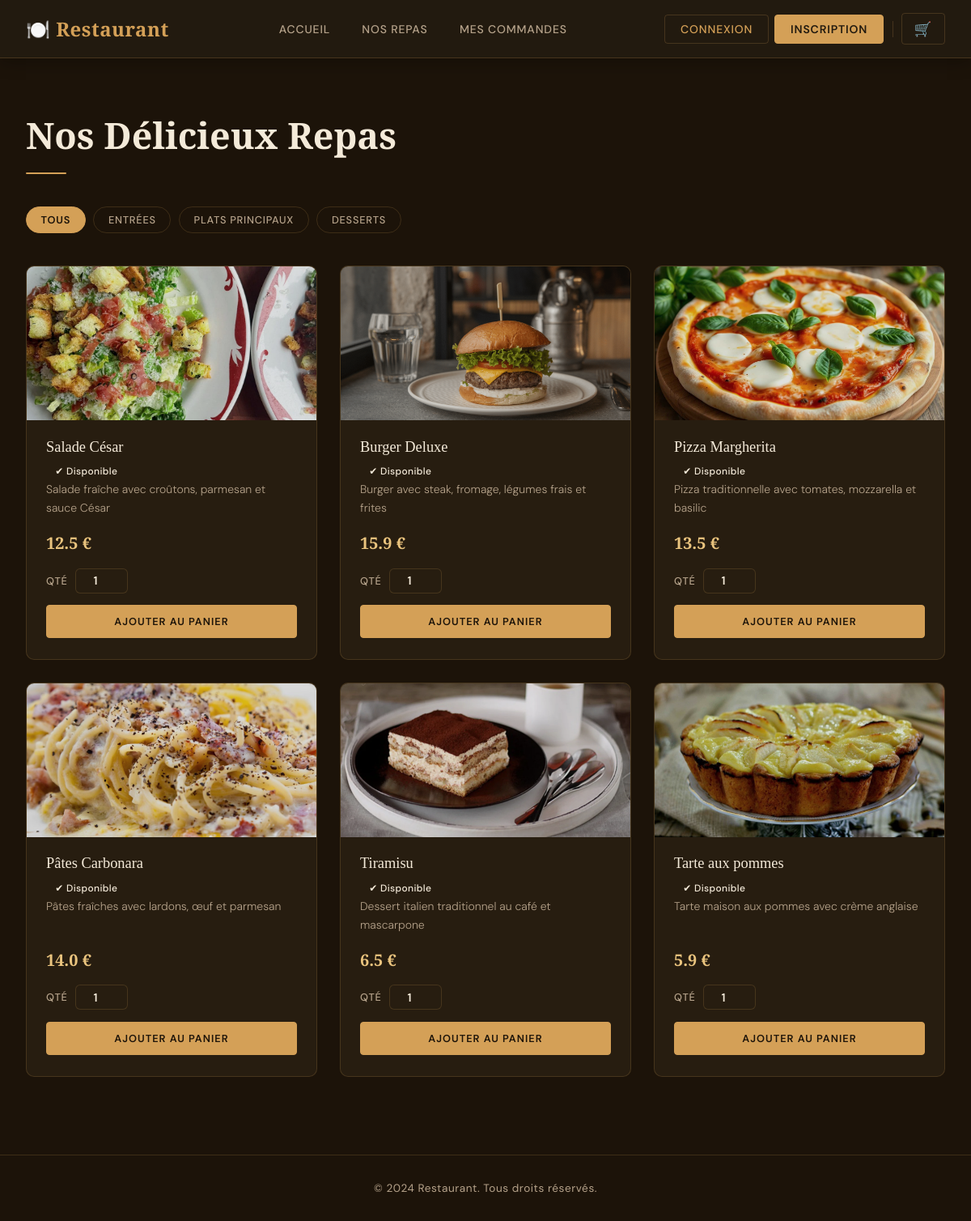
/repas, run on the app's committed database.
### tables this page shows
CREATE TABLE repas(
    id INTEGER PRIMARY KEY AUTOINCREMENT,
    nom TEXT NOT NULL,
    description TEXT NOT NULL,
    prix REAL NOT NULL,
    categorie BOOLEAN NOT NULL,
    statut TEXT NOT NULL DEFAULT disponible,
    quantite INTEGER NOT NULL DEFAULT 0,
    created_at TIMESTAMP DEFAULT CURRENT_TIMESTAMP
);

### app/controllers/RepasController.py (the view)
    @app.route('/repas', methods=['GET'])
    def repas():
        cs = RepasService()
        repas_name = request.form.get("repas_name", "")
        repas = cs.getRepasByNom(repas_name)
        metadata = {}
        if len(repas) != 1:
            metadata["title"] = "results"
        else:
            metadata["title"] = repas[0].nom
        return render_template("repas.html", repas=repas, metadata=metadata)

### app/__init__.py (called while the page is built)
@app.context_processor
def inject_panier_count():
    try:
        from app.services.PanierService import PanierService
        ps = PanierService()
        p = ps.getAllPanier()
        return {'panier_count': p.count}  # ✅ lit depuis SQLite
    except:
        return {'panier_count': 0}

### app/models/PanierDAO.py (called while the page is built, shortened)
    def _getDbConnection(self):
        connection = sqlite3.connect(self.databasename)
        connection.row_factory = sqlite3.Row
        return connection

    def _initTable(self):
        connection = self._getDbConnection()
        cursor = connection.cursor()
        query = """
            CREATE TABLE IF NOT EXISTS paniers (
                id     INTEGER PRIMARY KEY AUTOINCREMENT,
                items  TEXT    NOT NULL DEFAULT '[]',
                total  REAL    NOT NULL DEFAULT 0.0,
                count  INTEGER NOT NULL DEFAULT 0
            )
        """
        cursor.execute(query)
        connection.commit()
        connection.close()

    def findAll(self):
        connection = self._getDbConnection()
        cursor = connection.cursor()
        cursor.execute("SELECT * FROM paniers")
        row = cursor.fetchone()
        connection.close()
        return Panier({'id': None, 'items': [], 'total': 0.0, 'count': 0})

### app/models/RepasDAO.py (called while the page is built)
    def getDbconnection(self):
        connection = sqlite3.connect(self.databasename)
        connection.row_factory = sqlite3.Row
        return connection

    def findByNom(self, nom):
        connection = self.getDbconnection()
        cursor = connection.cursor()
        query = "SELECT * FROM repas WHERE nom LIKE ?"
        rows = cursor.execute(query, (f"%{nom}%",)).fetchall()
        connection.close()
        return  [Repas(dict(row)) for row in rows]

### app/services/PanierService.py (called while the page is built)
    def getAllPanier(self):
        res = self.pdao.findAll()
        return res

### app/services/RepasService.py (called while the page is built)
    def getRepasByNom(self, name):
        res = self.rdao.findByNom(name)
        if type(res) is not list:
            res = [res]
        return res

### app/templates/repas.html (shortened to what this page needs)
{% extends 'layout.html' %}
{% block content %}
<main class="main-content">
    <div class="container">
        <h1>Nos Délicieux Repas</h1>
        <form method="GET" action="{{ url_for('categorie') }}">
            <div class="filters">
                <button class="filter-btn {% if not request.args.get('cat') %}active{% endif %}" name="cat" value="tous">Tous</button>
                <button class="filter-btn {% if request.args.get('cat') == 'Entrées' %}active{% endif %}" name="cat" value="Entrées">Entrées</button>
                <button class="filter-btn {% if request.args.get('cat') == 'Plats principaux' %}active{% endif %}" name="cat" value="Plats principaux">Plats principaux</button>
                <button class="filter-btn {% if request.args.get('cat') == 'Desserts' %}active{% endif %}" name="cat" value="Desserts">Desserts</button>
            </div>
        </form>
        <div class="meals-grid">
            {% for r in repas %}
                {% set repasname = r.nom|lower|replace(" ", "_") %}
                {% set imgsrc = url_for("static", filename="img/" ~ repasname ~ ".jpg") %}
                <div class="meal-card">
                    <div class="meal-img-wrapper">
                        <img src="{{ imgsrc }}" alt="{{ r.nom }}">
                    </div>
                    <div class="meal-info">
                        <h3>{{ r.nom }}</h3>
                        {% if r.statut == 'disponible' %}
                            <span class="statut-badge disponible">✔ Disponible</span>
                        {% else %}
                            <span class="statut-badge indisponible">✖ Indisponible</span>
                        {% endif %}
                        <p>{{ r.description }}</p>
                        <div class="meal-price">{{ r.prix }} €</div>
                        <form method="POST" action="{{url_for('ajouter')}}">
                            <div class="quantite-wrapper">
                                <label class="quantite-label" for="quantite_{{ r.id }}">Qté</label>
                                <input type="number" name="quantite" id="quantite_{{ r.id }}"
                                    value="1" min="1" max="{{r.quantite}}" class="quantite-input">
                            </div>
                            <button type="submit" class="btn btn-primary"
                                    {% if r.statut != 'disponible' %}disabled{% endif %}>
                                {% if r.statut == 'disponible' %}
                                    Ajouter au panier
                                {% else %}
                                    Indisponible
                                {% endif %}
                            </button>
                        </form>
                    </div>
                </div>
            {% endfor %}
        </div>
    </div>
</main>
<footer class="footer">
    <div class="container">
        <p>&copy; 2024 Restaurant. Tous droits réservés.</p>
    </div>
</footer>
{% endblock %}

### app/templates/layout.html (shortened to what this page needs)
<!DOCTYPE html>
<html lang="fr">
<head>
    <link rel="stylesheet" href="{{ url_for('static', filename='css/style.css') }}">
    <link rel="stylesheet" href="{{ url_for('static', filename='css/repas.css') }}">
    <link rel="stylesheet" href="{{ url_for('static', filename='css/confirmation.css') }}">
    <link rel="stylesheet" href="{{ url_for('static', filename='css/panier.css') }}">
</head>
<body>
    {% include 'nav.html' %}
    {% block content %}
    {% endblock %}
</body>
</html>

### app/templates/nav.html (shortened to what this page needs)
<nav class="navbar">
    <div class="nav-container">
        <div class="nav-logo">
            <h2>🍽️ Restaurant</h2>
        </div>
        <div class="nav-content">
            <ul class="nav-menu">
                <li class="nav-item">
                    <button class="nav-btn {{ 'active' if request.endpoint == 'index' }}"
                            onclick="window.location.href='{{ url_for('index') }}'">
                        Accueil
                    </button>
                </li>
                <li class="nav-item">
                    <button class="nav-btn {{ 'active' if request.endpoint == 'categorie' }}"
                            onclick="window.location.href='{{ url_for('categorie') }}'">
                        Nos Repas
                    </button>
                </li>
                <li class="nav-item">
                    <button class="nav-btn {{ 'active' if request.endpoint == 'mesCommandes' }}"
                            onclick="window.location.href='{{ url_for('mesCommandes') }}'">
                        Mes Commandes
                    </button>
                </li>
            </ul>
            <ul class="nav-actions">
                <li class="nav-item">
                    <button class="nav-btn cta"
                            onclick="window.location.href='#'">
                        Connexion
                    </button>
                </li>
                <li class="nav-item">
                    <button class="nav-btn cta-filled"
                            onclick="window.location.href='#'">
                        Inscription
                    </button>
                </li>
                <li class="nav-item nav-divider-item">
                </li>
                <li class="nav-item">
                    <button class="nav-btn nav-cart"
                            onclick="window.location.href='{{ url_for('panier') }}'">
                        🛒
                    </button>
                </li>
            </ul>
        </div>
    </div>
</nav>

### app/static/css/style.css (style rules this page uses)
:root { --nav-bg: #221a0f; --bg: #1c1309; --bg-card: #271d10; --nav-accent: #d4a057; --accent: #d4a057; --nav-accent-light: #eac47e; --accent-light: #eac47e; --accent-subtle: rgba(212, 160, 87, 0.1); --nav-text: #f4ead9; --text: #f4ead9; --nav-text-muted: #b5a28a; --text-muted: #b5a28a; --nav-border: rgba(212, 160, 87, 0.2); --border: rgba(212, 160, 87, 0.18); --nav-hover-bg: rgba(212, 160, 87, 0.08); --nav-height: 72px; }
*, *::before, *::after { box-sizing: border-box; margin: 0; padding: 0; }
body { background-color: var(--bg); color: var(--text); font-family: 'DM Sans', sans-serif; min-height: 100vh; }
.container { max-width: 1200px; margin: 0 auto; padding: 0 2rem; }
.navbar { position: sticky; top: 0; z-index: 1000; background-color: var(--nav-bg); border-bottom: 1px solid var(--nav-border); height: var(--nav-height); box-shadow: 0 4px 20px rgba(0, 0, 0, 0.3); }
.nav-container { max-width: 1200px; margin: 0 auto; padding: 0 2rem; height: 100%; display: flex; align-items: center; justify-content: space-between; gap: 2rem; }
.nav-logo h2 { font-family: 'Playfair Display', serif; font-size: 1.5rem; font-weight: 700; color: var(--nav-accent); letter-spacing: 0.02em; margin: 0; display: flex; align-items: center; gap: 0.5rem; white-space: nowrap; }
.nav-menu { list-style: none; margin: 0; padding: 0; display: flex; align-items: center; gap: 0.25rem; flex: 1; justify-content: center; }
.nav-actions { list-style: none; margin: 0; padding: 0; display: flex; align-items: center; gap: 0.4rem; flex-shrink: 0; }
.nav-item { display: flex; align-items: center; }
.nav-btn { font-family: 'DM Sans', sans-serif; font-size: 0.875rem; font-weight: 500; letter-spacing: 0.06em; text-transform: uppercase; color: var(--nav-text-muted); background: transparent; border: none; padding: 0.55rem 1.1rem; border-radius: 4px; cursor: pointer; position: relative; transition: color 0.25s ease, background 0.25s ease; }
.nav-btn::after { content: ''; position: absolute; bottom: 4px; left: 50%; transform: translateX(-50%) scaleX(0); width: 60%; height: 1.5px; background: var(--nav-accent); border-radius: 2px; transition: transform 0.25s ease; }
.nav-btn.cta { color: var(--nav-accent); border: 1px solid var(--nav-border); padding: 0.5rem 1.2rem; }
.nav-btn.cta::after { display: none; }
.nav-btn.cta-filled { background: var(--nav-accent); color: var(--nav-bg); border: 1px solid var(--nav-accent); font-weight: 600; padding: 0.5rem 1.2rem; }
.nav-btn.cta-filled::after { display: none; }
.nav-cart { font-size: 1.1rem; padding: 0.45rem 0.9rem; border: 1px solid var(--nav-border); border-radius: 4px; color: var(--nav-text); display: flex; align-items: center; gap: 0.4rem; }
.nav-cart::after { display: none; }
.btn { display: inline-block; font-family: 'DM Sans', sans-serif; font-size: 0.875rem; font-weight: 600; letter-spacing: 0.08em; text-transform: uppercase; text-decoration: none; padding: 0.85rem 2.2rem; border-radius: 4px; cursor: pointer; transition: background 0.25s ease, color 0.25s ease, transform 0.2s ease; }
.btn-primary { background: var(--accent); color: var(--bg); border: 1px solid var(--accent); }
.footer { border-top: 1px solid var(--border); padding: 2rem 0; text-align: center; }
.footer p { font-size: 0.85rem; color: var(--text-muted); letter-spacing: 0.04em; }
.nav-content { display: flex; align-items: center; gap: 1rem; flex: 1; justify-content: space-between; }

### app/static/css/confirmation.css (style rules this page uses)
.statut-badge { font-size: 0.75rem; font-weight: 500; padding: 0.2rem 0.7rem; border-radius: 100px; letter-spacing: 0.03em; }

### data on the page
repas: shows a picture, nom "Salade César", statut "✔ Disponible", description "Salade fraîche avec croûtons, parmesan et sauce César", prix "12.5", quantite "1"
repas: shows a picture, nom "Burger Deluxe", statut "✔ Disponible", description "Burger avec steak, fromage, légumes frais et frites", prix "15.9"
repas: shows a picture, nom "Pizza Margherita", statut "✔ Disponible", description "Pizza traditionnelle avec tomates, mozzarella et basilic", prix "13.5"
repas: shows a picture, nom "Pâtes Carbonara", statut "✔ Disponible", description "Pâtes fraîches avec lardons, œuf et parmesan", prix "14.0"
repas: shows a picture, nom "Tiramisu", statut "✔ Disponible", description "Dessert italien traditionnel au café et mascarpone", prix "6.5"
repas: shows a picture, nom "Tarte aux pommes", statut "✔ Disponible", description "Tarte maison aux pommes avec crème anglaise", prix "5.9"
